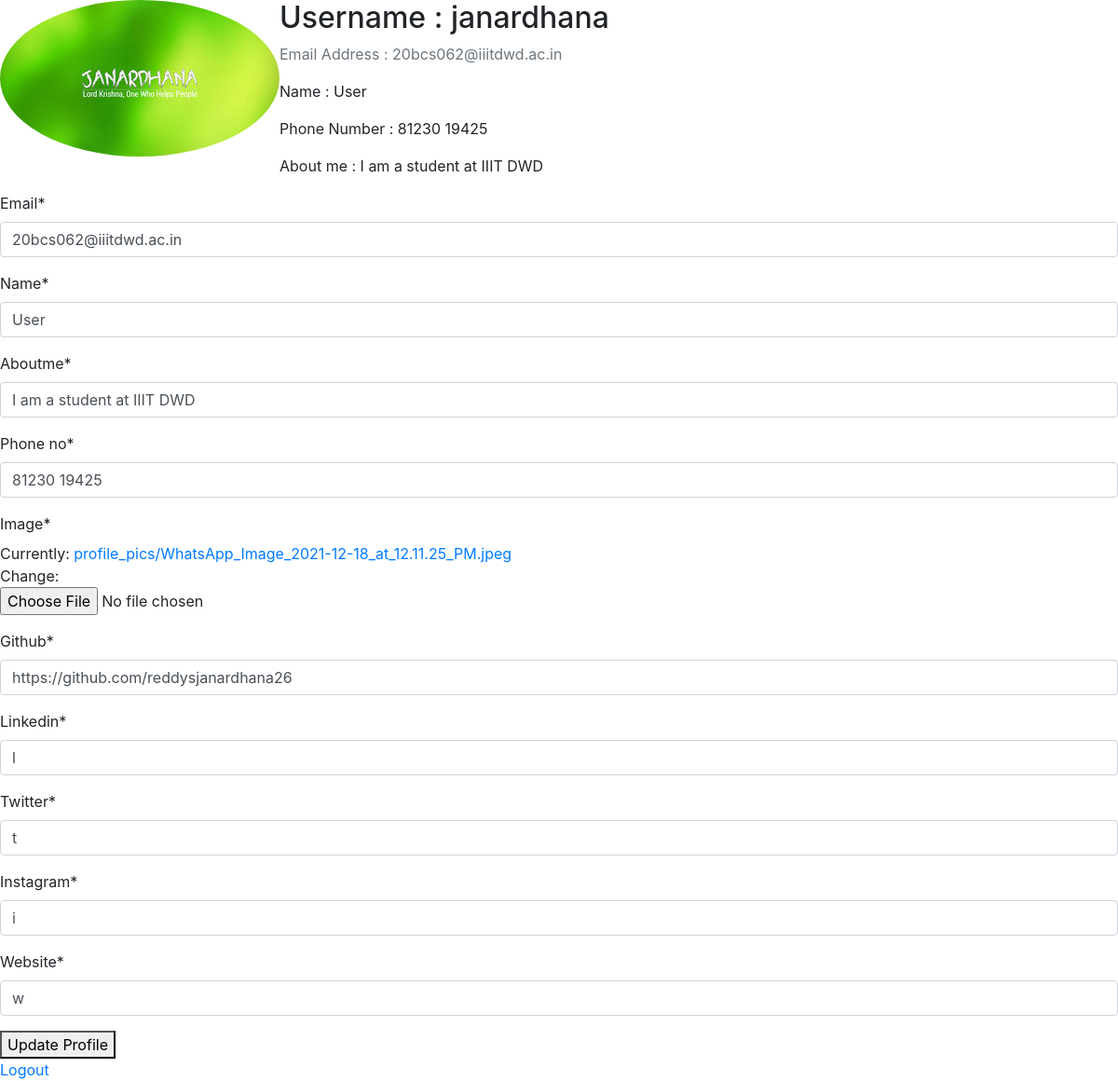
Page /profile/ (signed in) on the committed database.
### user/models.py (models this page shows, shortened)
class Profile(models.Model):
    user = models.OneToOneField(User, on_delete=models.CASCADE)
    image = models.ImageField(default='default.jpg',upload_to='profile_pics')
    name = models.CharField(default="User", max_length=25)
    aboutme = models.CharField(default="", max_length=10000)
    phone_no = models.CharField(default="",max_length=13)
    github = models.CharField(default="https://github.com/", max_length=100)
    linkedin = models.CharField(default="https://www.linkedin.com/feed/", max_length=100)
    twitter = models.CharField(default="https://twitter.com/?lang=en", max_length=100)
    instagram = models.CharField(default="https://www.instagram.com/", max_length=100)
    website = models.CharField(default="https://iiitdwd.ac.in/", max_length=100)

### user/views.py (the view)
# urls.py: path('profile/', user_views.profile ,name='profile'),
@login_required
def profile(request):
    if request.method == 'POST':
        u_form = UserUpdateForm(request.POST, instance=request.user)
        p_form = ProfileUpdateForm(request.POST, request.FILES, instance=request.user.profile)
        if u_form.is_valid() and p_form.is_valid():
            u_form.save()
            p_form.save()
            messages.success(request, f" Your profile has been updated")
            return redirect('profileView')
    else:
        u_form = UserUpdateForm(instance=request.user)
        p_form = ProfileUpdateForm(instance=request.user.profile)
    context = {
        'u_form': u_form,
        'p_form': p_form
    }
    return render(request, 'user/profile.html',context)

### user/forms.py
class UserUpdateForm(forms.ModelForm):
    email = forms.EmailField()
    class Meta:
        model = User
        fields = ['email']

class ProfileUpdateForm(forms.ModelForm)      :
    class Meta:
        model = Profile
        fields = ['name','aboutme', 'phone_no','image','github','linkedin','twitter','instagram','website']

### user/templates/user/profile.html (shortened to what this page needs)
{% load crispy_forms_tags %}
<!DOCTYPE html>
<html lang="en">
<head>
    <link rel="stylesheet" href="https://maxcdn.bootstrapcdn.com/bootstrap/4.0.0/css/bootstrap.min.css">
</head>
<body>
    <div class="content-section">
        <div class="media">
          <img class="rounded-circle account-img" src="{{ user.profile.image.url }}">
          <div class="media-body">
            <h2 class="account-heading">Username : {{ user.username }}</h2>
            <p class="text-secondary">Email Address : {{ user.email }}</p>
            <p>Name : {{ user.profile.name }}</p>
            <p>Phone Number : {{user.profile.phone_no }}</p>
            <p>About me : {{user.profile.aboutme }}</p>
          </div>
        </div>
        <form method="POST" enctype="multipart/form-data">
          <div>
              <fieldset>
                  {{ u_form|crispy }}
                  {{ p_form|crispy }}
              </fieldset>
          </div>
          <button type="submit">
              Update Profile
          </button>
      </form>
      </div>
    <a href="{% url 'login' %}">Logout</a>
</body>
</html>

### rows in the picture
Profile: name "User", aboutme "I am a student at IIIT DWD", phone_no "81230 19425", github "https://github.com/reddysjanardhana26", linkedin "l", twitter "t", instagram "i", website "w"

### other values in the picture
{{ user.username }} "janardhana"
{{ user.email }} "20bcs062@iiitdwd.ac.in"
{{ user.profile.name }} "User"
{{ user.profile.phone_no }} "81230 19425"
{{ user.profile.aboutme }} "I am a student at IIIT DWD"
